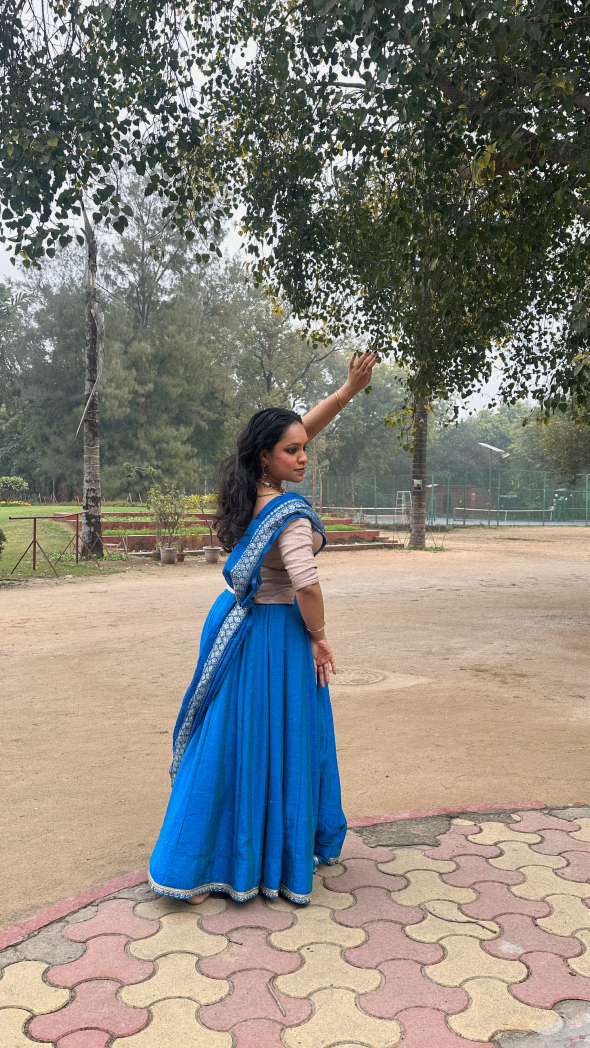
#> input picture content/images/gallery/32BBBE97-31CD-45B0-AA65-12AB4A71E36E.JPG, 1179 x 2096 px (shown at 1/2 size)
$ python optimize_images.py
#> lines starting #> are read from the running program, lines starting #| are printed output that depends on the picture
#!/usr/bin/env python3
"""
Image Optimization Script for Nridhya Website
Compresses and resizes images for web performance.
Target: <300KB per image, max 1920px dimension
"""

import os
from pathlib import Path
from PIL import Image, ImageOps
import shutil

# Enable HEIC support
try:
    from pillow_heif import register_heif_opener
    register_heif_opener()
#> (this line was passed over: pillow_heif is not available in this run)
    HEIC_SUPPORTED = True
except ImportError:
    HEIC_SUPPORTED = False

CONTENT_IMAGES = Path(__file__).parent / "content" / "images"
DIST_IMAGES = Path(__file__).parent / "dist" / "images"

MAX_DIMENSION = 1920
JPEG_QUALITY = 82
WEBP_QUALITY = 80

def optimize_image(src_path: Path, dest_dir: Path) -> dict:
    """Optimize a single image: resize and compress."""
    stats = {"original_size": src_path.stat().st_size, "saved": 0}

    filename = src_path.name
    stem = src_path.stem
    suffix = src_path.suffix.lower()

    if suffix == ".heic":
        if not HEIC_SUPPORTED:
            print(f"  Skipping HEIC file (no support): {filename}")
            return stats
    elif suffix not in [".jpg", ".jpeg", ".png", ".webp"]:
        shutil.copy2(src_path, dest_dir / filename)
        return stats

    try:
        with Image.open(src_path) as img:
            # Apply EXIF orientation to fix rotated images
            img = ImageOps.exif_transpose(img)

            original_size = img.size
            has_transparency = img.mode in ("RGBA", "P") and "transparency" in img.info or img.mode == "RGBA"

            if max(img.size) > MAX_DIMENSION:
                ratio = MAX_DIMENSION / max(img.size)
                new_size = (int(img.size[0] * ratio), int(img.size[1] * ratio))
                img = img.resize(new_size, Image.Resampling.LANCZOS)

            # For transparent images, keep PNG format
            if has_transparency or suffix == ".png":
                out_path = dest_dir / f"{stem}.png"
                img.save(out_path, "PNG", optimize=True)
                webp_path = dest_dir / f"{stem}.webp"
                img.save(webp_path, "WEBP", quality=WEBP_QUALITY, lossless=True)
                format_name = "PNG"
            else:
                # Convert to RGB for JPEG
                if img.mode in ("RGBA", "P"):
                    img = img.convert("RGB")
                out_path = dest_dir / f"{stem}.jpg"
                img.save(out_path, "JPEG", quality=JPEG_QUALITY, optimize=True)
                webp_path = dest_dir / f"{stem}.webp"
                img.save(webp_path, "WEBP", quality=WEBP_QUALITY)
                format_name = "JPG"

            new_size_out = out_path.stat().st_size
            new_size_webp = webp_path.stat().st_size

            stats["new_size_out"] = new_size_out
            stats["new_size_webp"] = new_size_webp
            stats["saved"] = stats["original_size"] - new_size_webp
            stats["dimensions"] = f"{original_size[0]}x{original_size[1]} -> {img.size[0]}x{img.size[1]}"

            print(f"  {filename}: {stats['original_size']//1024}KB -> {format_name}:{new_size_out//1024}KB, WebP:{new_size_webp//1024}KB ({stats['dimensions']})")

    except Exception as e:
        print(f"  Error processing {filename}: {e}")
        shutil.copy2(src_path, dest_dir / filename)

    return stats

def process_directory(src_dir: Path, dest_dir: Path):
    """Process all images in a directory."""
    dest_dir.mkdir(parents=True, exist_ok=True)

    total_original = 0
    total_saved = 0

    for item in src_dir.iterdir():
        if item.is_dir():
            process_directory(item, dest_dir / item.name)
        elif item.is_file():
            stats = optimize_image(item, dest_dir)
#> in optimize_image, img is the input picture: PIL image 1179x2096 RGB; mean R, G, B 133.6, 131, 123.4
#> in optimize_image, `has_transparency = img.mode in ("RGBA", "P") and "transparency" in img..`: has_transparency = False
#> in optimize_image, `img = img.resize(new_size, Image.Resampling.LANCZOS)`:
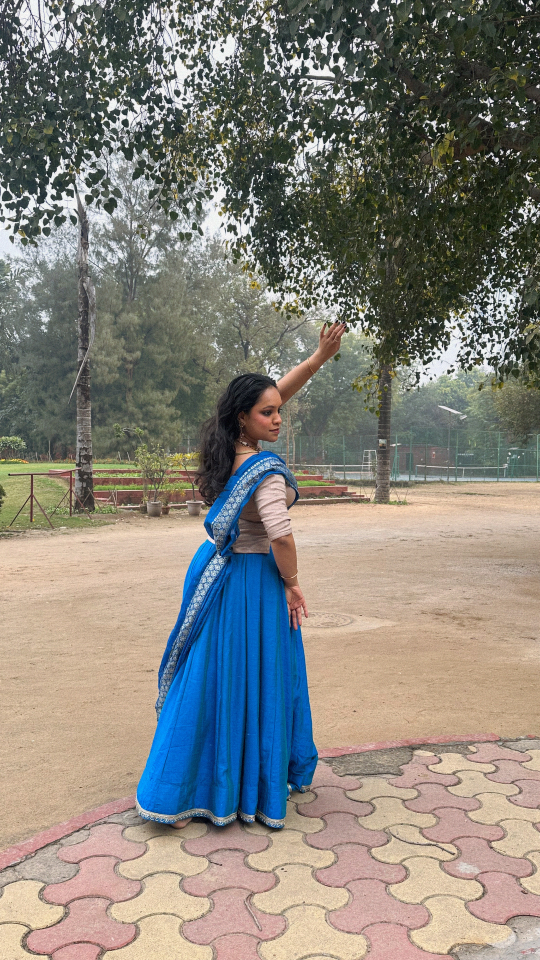
#> img: PIL image 1080x1920 RGB (shown at 1/2 size); mean R, G, B 133.6, 131, 123.4
#|   32BBBE97-31CD-45B0-AA65-12AB4A71E36E.JPG: 1375KB -> JPG:612KB, WebP:567KB (1179x2096 -> 1080x1920)
            total_original += stats.get("original_size", 0)
            total_saved += stats.get("saved", 0)

    return total_original, total_saved

def main():
    print("=" * 60)
    print("NRIDHYA IMAGE OPTIMIZATION")
    print("=" * 60)

    if DIST_IMAGES.exists():
        shutil.rmtree(DIST_IMAGES)

    print(f"\nProcessing: {CONTENT_IMAGES}")
    print(f"Output: {DIST_IMAGES}\n")

    total_original, total_saved = process_directory(CONTENT_IMAGES, DIST_IMAGES)

    print("\n" + "=" * 60)
    print(f"TOTAL: {total_original // (1024*1024)}MB -> Saved ~{total_saved // (1024*1024)}MB")
    print("=" * 60)

if __name__ == "__main__":
    main()
